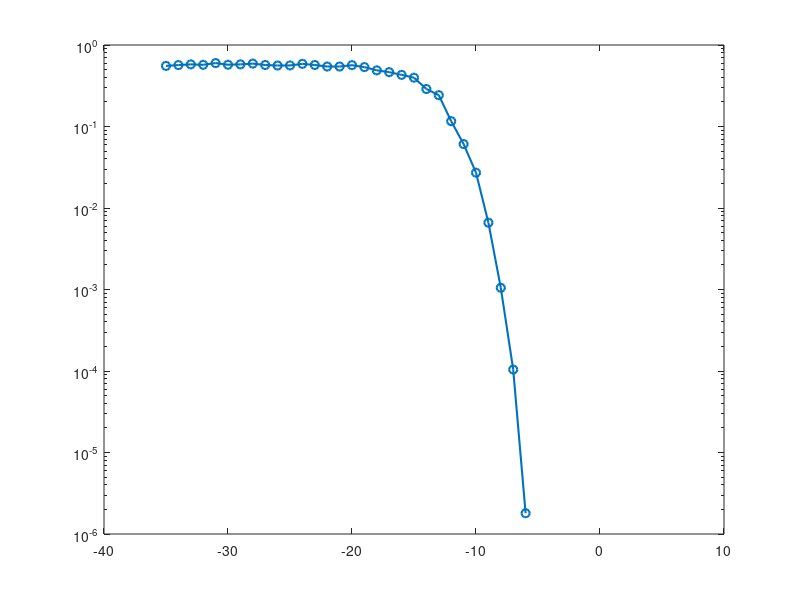

MATLAB code for this plot: (Note: this script raises an error after producing the figure.)
clear;clc;close all;
load('1511_simul_data');

snrVect=(-35:3);
SFVect=(7:12);

prod=0;
for kSF = SFVect
    prod = prod + 1;
    plot = semilogy(snrVect,berEst(:,:,kSF),'o-','LineWidth', 1.5);
    plot(1).SeriesIndex = prod;
    plot(1).ColorMode = 'auto';
    hold on
end
ylim([10^(-6) 10^0]);
xlim([-35 -5]);
legendStrings = "SF = " + string(SFVect) ;
legend(legendStrings);
title("BER Curves from LoRa simulation , AWGN channel (no hamming code, no CRC, no Gray coding)");

xlabel('SNR (dB)')
ylabel('BER')
grid
hold on

%% ADDING calculated BER curves

% prod=0;
% for kSF = SFVect
%     disp([kSF]);
%     prod = prod + 1;
%     Pb =0.5*qfunc(1.28*sqrt(db2mag(snrVect)/kSF*2^kSF)-1.28*sqrt(kSF)+0.4);% (24)
%     plot = semilogy(snrVect,Pb,'.-.','LineWidth', 1);
%     plot(1).SeriesIndex = prod;
%     plot(1).ColorMode = 'auto';
%     hold on
% end
% 
% ylim([10^(-6) 10^0]);
% xlim([-35 -5]);
% legendStrings = "SF = " + string(SFVect) ;
% legend(legendStrings);
% title("BER Curves from LoRa simulation , AWGN channel (CR = 4, no CRC, no Gray coding)");
% 
% 
% xlabel('SNR (dB)')
% ylabel('BER')
% hold off;